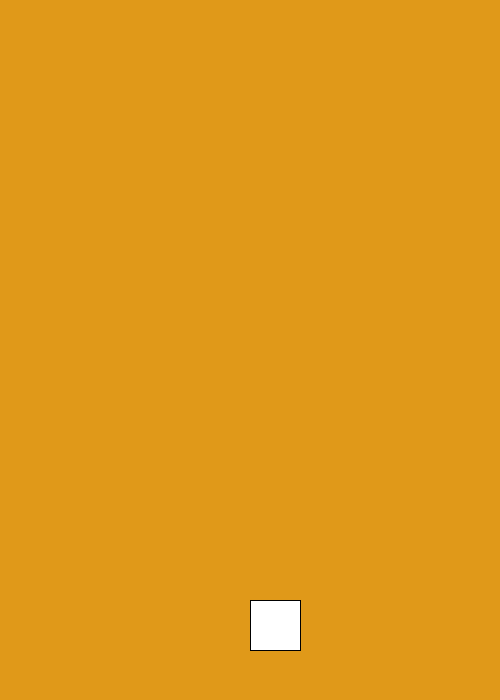
Frame 1 (no input)
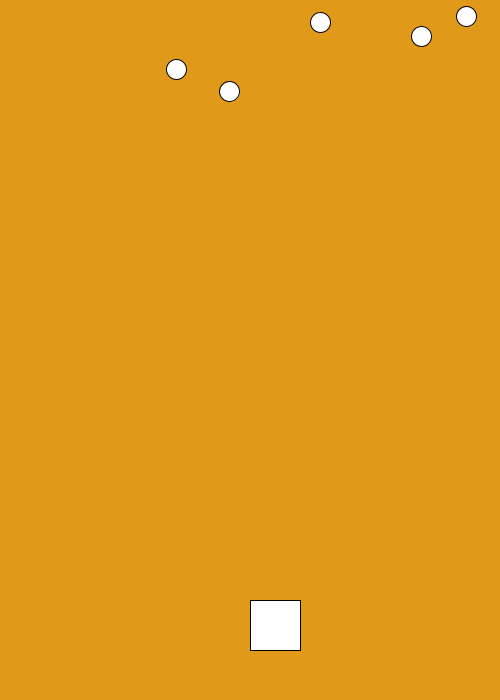
Frame 60 (the mouse pressed at the canvas centre just before this capture)
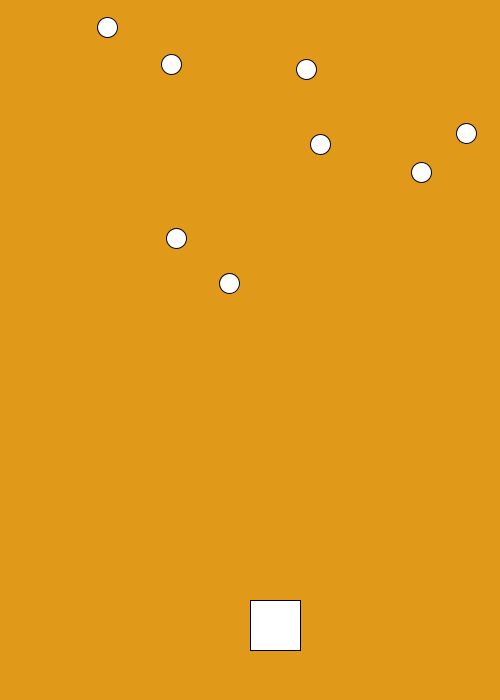
Frame 120 (the mouse held since frame 60 and released just before this capture)

The Processing sketch that drew these frames (run headless with seeded random() and noise(); from frame 60 on, the mouse is pressed at the canvas centre):

// Processing sketch: processing_133737
// ── processing_133737.pde



class Asteroid
{
  //randomizes falling objects on the x
 float x = random(10,width-10);
 float y = -100;
 float radius = 20; 
 float asteroidSpeed = random(1,5);
}

class playerSprite
{
 float x = 250;
 float y = 600; 
 float w = 50;
 float h = 50;
 float speed = 5;

}

boolean isLeftDown = false;
boolean isRightDown = false;

Asteroid[] asteroids = new Asteroid[8];
playerSprite player = new playerSprite();


void setup()
{
  size(500, 700);
  for (int i = 0; i < asteroids.length; i +=1)
  {
  asteroids[i] = new Asteroid();
  }
}

void draw()
{ 
  background(#e09919);
  if (isRightDown == true)
    {
        player.x -= player.speed;
    }
    
  if (isLeftDown == true)
    {
        player.x += player.speed;
    }
  
  rect(player.x, player.y, player.w, player.h);
  
 for (int i = 0; i < asteroids.length; i +=1)
  {
  asteroids[i].y += asteroids[i].asteroidSpeed;
  if (rectRectIntersect(player.x, player.y, player.x+player.w, player.y+player.h,
  asteroids[i].x, asteroids[i].y, asteroids[i].x+asteroids[i].radius, asteroids[i].y+ asteroids[i].radius))
    {
      asteroids[i].x = -1000;
    }
  ellipse( asteroids[i].x,asteroids[i].y, asteroids[i].radius, asteroids[i].radius);
  }
  
  
  
}


void keyReleased()
{
  if (key == CODED)
  {
    if (keyCode == LEFT)
    {
      isLeftDown = true;
    }
    if (keyCode == RIGHT)
    {
      isRightDown= true;
    }
  }
}
 
void keyPressed()
{
  if (key == CODED)
  {
    if (keyCode == LEFT)
    {
      isLeftDown = false;
    }
    if (keyCode == RIGHT)
    {
      isRightDown = false;
    }
  }
}


boolean rectRectIntersect(float left, float top, float right, float bottom,
float otherLeft, float otherTop, float otherRight, float otherBottom)
{return !(left>otherRight ||right < otherLeft || top > otherBottom || bottom < otherTop);}
